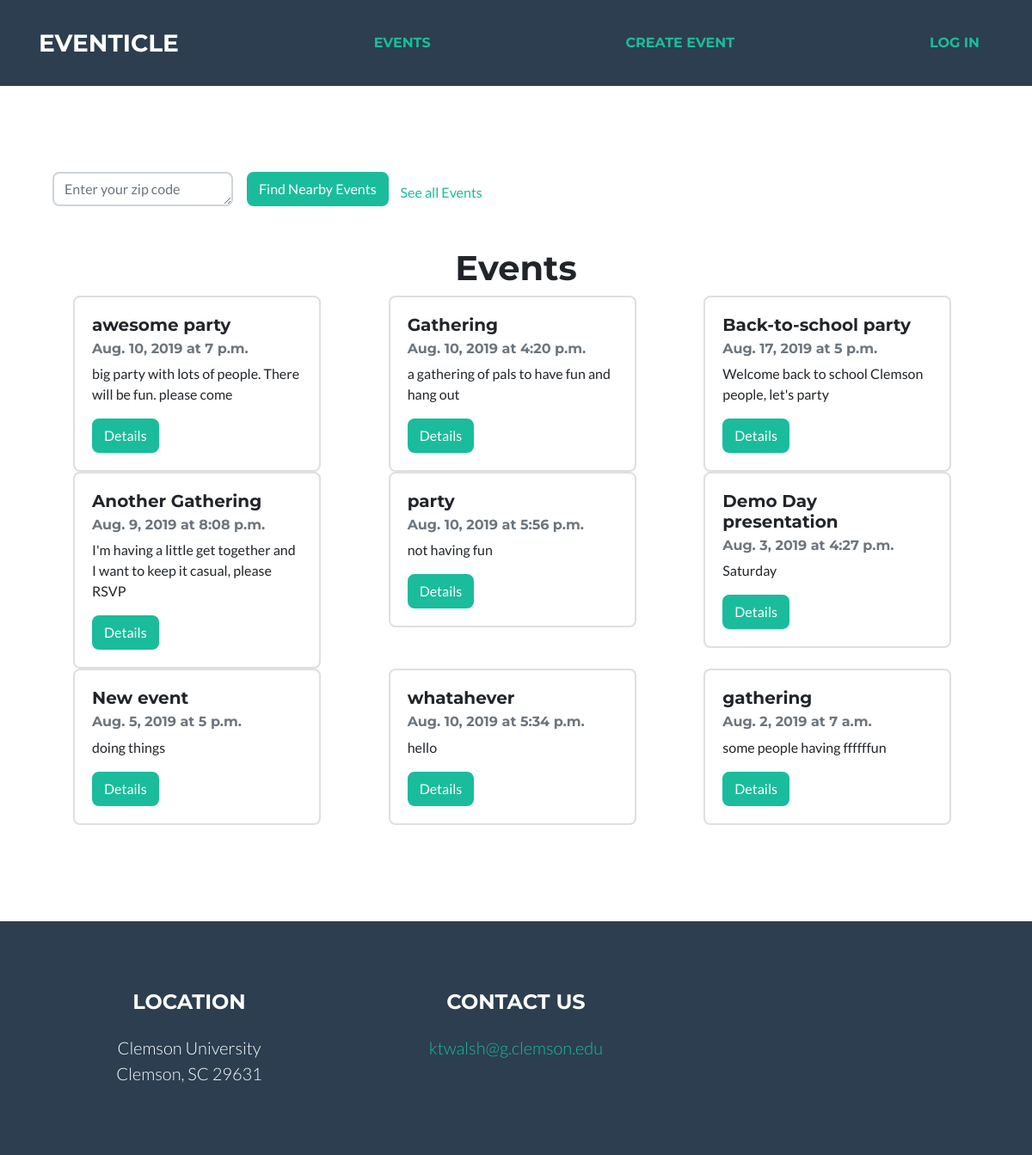
/event/view, run on an earlier commit of the app's database.
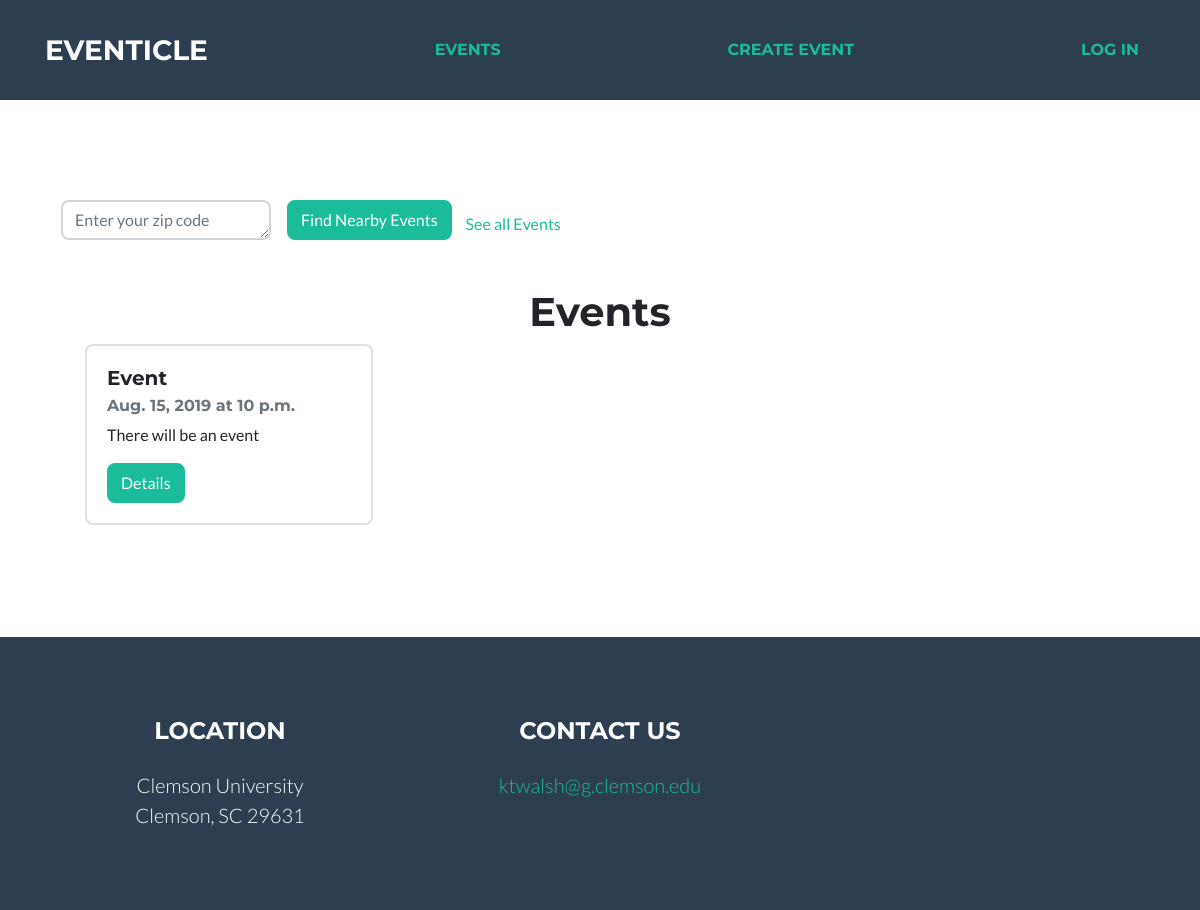
And on a later commit of the database.
### eventapp/models.py (models this page shows)
class Event(models.Model):
    creator = models.ForeignKey(User, on_delete=models.CASCADE, related_name='creator')
    title = models.TextField()
    description = models.TextField()
    location = models.TextField()
    date = models.DateField()
    time = models.TimeField()
    attendees = models.ManyToManyField(User, related_name='attendees')

### eventapp/views.py (the view)
# urls.py: path('view', views.ListEvent.as_view(template_name="event_list.html")),
class ListEvent(ListView):
    model = Event

### eventapp/templates/event_list.html (shortened to what this page needs)
{% extends "home.html" %}
{% block body %}
<section class="text-center masthead">
    <div class="container">
        <div class="inline">
            <form class="form-inline" method="GET" action="/event/view/search">
                <div class="form-group mx-sm-3 mb-2">
                    <textarea class="form-control" name="find_nearby" cols="20" rows="1" required="" id="id_find_nearby"
                        placeholder="Enter your zip code" maxlength="5"></textarea>
                </div>
                <input type="submit" class="btn btn-primary mb-2" value="Find Nearby Events" />
                <div class='text-right'>
                    <a href="/event/view" class="btn btn-link">See all Events</a>
                </div>
            </form>
        </div>
        <br>
        <h1>Events</h1>
        <ul>
            <div class="row">
                {% for event in object_list %}
                <div class="col-sm-4">
                    <div class="card" style="width: 18rem;">
                        <div class="card-body text-left">
                            <h5 class="card-title">{{event.title}}</h5>
                            <h6 class="card-subtitle mb-2 text-muted">{{event.date}} at {{event.time}}</h6>
                            <p class="card-text">{{event.description}}</p>
                            <a href="/event/details/{{event.id}}" class="btn btn-primary">Details</a>
                        </div>
                    </div>
                </div>
                {% empty %}
                <li>No events yet.</li>
                {% endfor %}
            </div>
        </ul>
    </div>
</section>
{% endblock %}

What changed in the data, as far as the page shows it:
removed Event: title "awesome party", date "Aug. 10, 2019", time "7 p.m.", description "big party with lots of people. There will be fun. please come"
removed Event: title "Gathering", date "Aug. 10, 2019", time "4:20 p.m.", description "a gathering of pals to have fun and hang out"
removed Event: title "Back-to-school party", date "Aug. 17, 2019", time "5 p.m.", description "Welcome back to school Clemson people, let's party"
removed Event: title "Another Gathering", date "Aug. 9, 2019", time "8:08 p.m.", description "I'm having a little get together and I want to keep it casual, please RSVP"
removed Event: title "party", date "Aug. 10, 2019", time "5:56 p.m.", description "not having fun"
removed Event: title "Demo Day presentation", date "Aug. 3, 2019", time "4:27 p.m.", description "Saturday"
removed Event: title "New event", date "Aug. 5, 2019", time "5 p.m.", description "doing things"
removed Event: title "whatahever", date "Aug. 10, 2019", time "5:34 p.m.", description "hello"
removed Event: title "gathering", date "Aug. 2, 2019", time "7 a.m.", description "some people having ffffffun"
added Event: title "Event", date "Aug. 15, 2019", time "10 p.m.", description "There will be an event"
